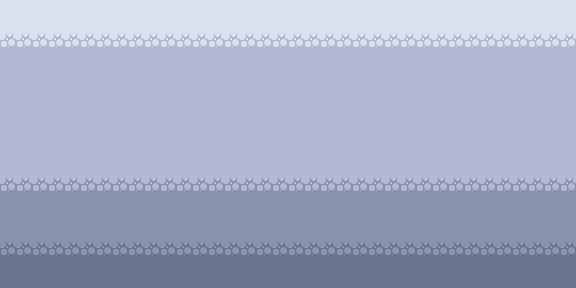

Rendered tile map (Tiled .tmx) drawn with the repository's tilesets; below, a short description and the map source with its tile grids summarised:
An orthogonal 36x18 tile map with 16x16 px tiles, 3 tile layers (Sky, SeaOffset, Main).

<map version="1.2" tiledversion="1.3.5" orientation="orthogonal" renderorder="right-down" width="36" height="18" tilewidth="16" tileheight="16" infinite="0" nextlayerid="5" nextobjectid="1">
 <tileset firstgid="1" source="Title.tsx" />
 <layer id="4" name="Sky" width="36" height="18">
  <data>[648 cells, 15 non-empty, 7 distinct tile ids]</data>
 </layer>
 <layer id="3" name="SeaOffset" width="36" height="18" offsetx="0" offsety="8">
  <data>[648 cells, 1 non-empty, 1 distinct tile ids]</data>
 </layer>
 <layer id="1" name="Main" width="36" height="18">
  <data>[648 cells, 648 non-empty, 7 distinct tile ids]</data>
 </layer>
</map>
